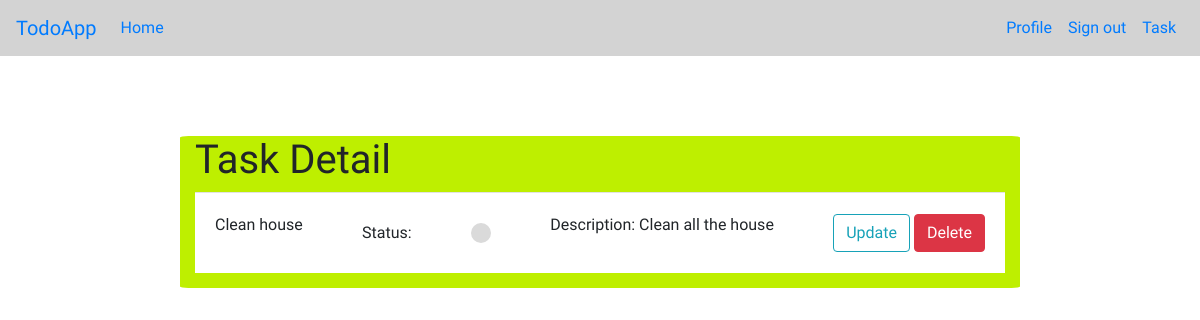
The page /task/1/ (signed in) on the database as committed earlier.
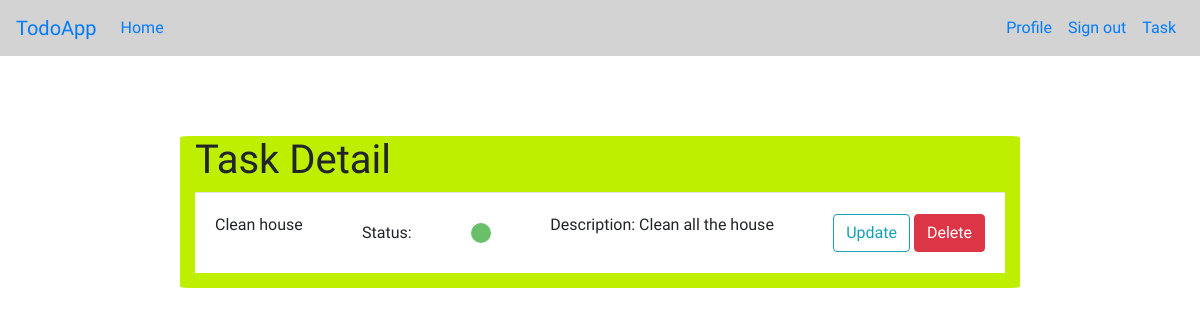
The same page on the database as committed later.
### todo/views.py (the view)
# urls.py: path('task/<int:pk>/', views.TaskDetailView.as_view(), name='task-detail'),
class TaskDetailView(LoginRequiredMixin, DetailView):
    model = Task
    fields = ['name', 'desc', 'status']

### todo/templates/todo/task_detail.html
{% extends 'todo/base.html' %}
{% block content %}
    <h1>Task Detail</h1>
    <div class="tasks-container">
        <div class="task-wrapper">
            <p>{{ task.name }}</p>
            {% if task.status %}
                    Status: <div class="task-complete-icon"></div>
                {% else %}
                    Status: <div class="task-incomplete-icon"></div>
            {% endif %}
            <p>Description: {{ task.desc }}</p>
            <div>
                {% if task.author == user %}
                    <a class="btn btn-outline-info" href="{% url 'task-update' task.id %}">Update</a>
                    <a class="btn btn-danger" href="{% url 'task-delete' task.id %}">Delete</a>
                {% endif %}
            </div>
        </div>
    </div>
{% endblock content %}

Rows that differ between the two databases and show on the page:
changed Task "Clean house": status False → True (drawn)
